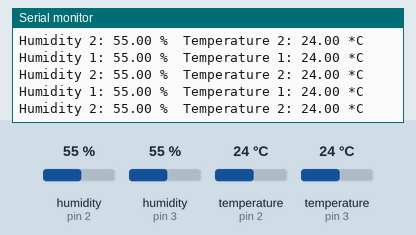
Recording of a sketch running on a simulated Arduino Uno, built with avr-gcc and run on an emulated ATmega328P. Parts: the last lines printed to the serial monitor. The inputs (shaded band) are chosen by the test bench; at power-on: humidity (sensors on pin 2, pin 3) 55 %, temperature (sensors on pin 2, pin 3) 24 °C.

Above: at 2.9 s.
3.0 s: humidity (sensor on pin 2) set to 22 %
At 3.23 s:
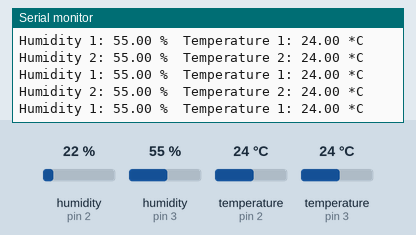
9.1 s: humidity (sensor on pin 3) set to 22 %
At 9.13 s:
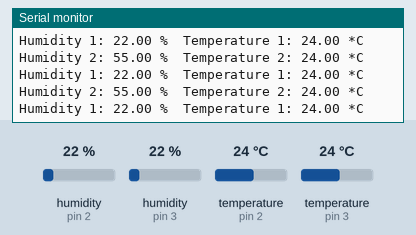
15.2 s: temperature (sensor on pin 2) set to 12 °C
At 15.3 s:
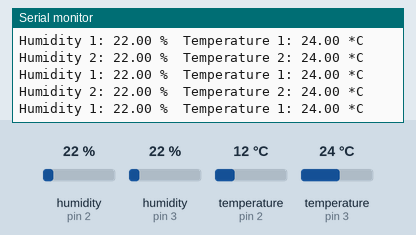
21.3 s: temperature (sensor on pin 3) set to 12 °C
At 21.34 s:
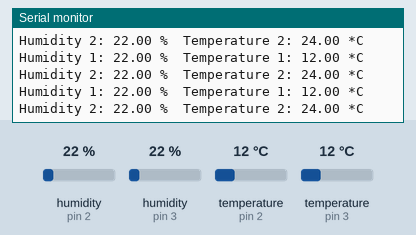
27.4 s: humidity (sensor on pin 2) set to 40 %
At 27.52 s:
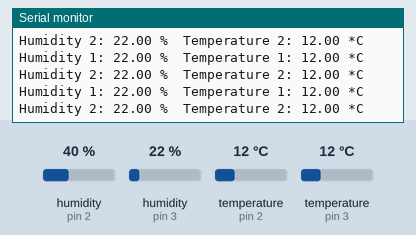
30.2 s: humidity (sensor on pin 3) set to 40 %
At 30.33 s:
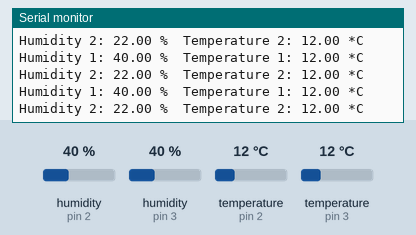
Timing chart, 0 to 33.2 s (numbered marks = the images above; inputs shaded):
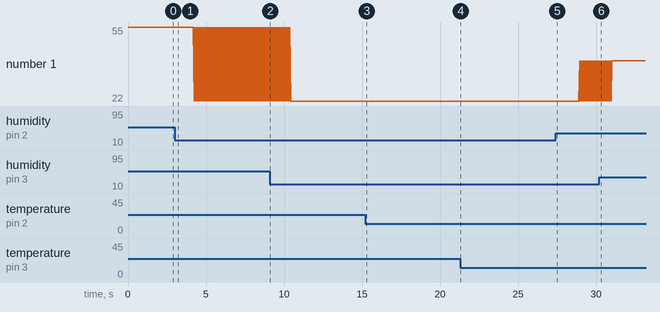

Measured:
- plotted number 1: 22 → 40 after the input at 27.4 s

The sketch:

Temperatura_umidita_DHT__.ino
```cpp
// Example testing sketch for various DHT humidity/temperature sensors
// Written by ladyada, public domain
// DHT_dual_test
// Demonstrates multiple sensors
// Modified sketch by DIY-SciB.org

///////////  *************** librerie  *****************

#include "DHT.h"
#define DHT1PIN 2  // inserire il numero del pin a cui collegato sensore => in questo caso sostituisci il 2
#define DHT2PIN 3  //  come sopra ma sostituire il 3

// Uncomment whatever type you're using!
#define DHT1TYPE DHT11 // DHT 11
#define DHT2TYPE DHT22 // DHT 22 (AM2302)  /// toglila te usi il dht11
//#define DHTTYPE DHT21 // DHT 21 (AM2301) /// toglila te usi il dht11


// *******************   suggerimenti su come collegare il sensore  ****************
// Connect pin 1 (on the left) of the sensor to +5V
// Connect pin 2 of the sensor to whatever your DHTPIN is
// Connect pin 4 (on the right) of the sensor to GROUND
// Connect a 10K resistor from pin 2 (data) to pin 1 (power) of the sensor

DHT dht1(DHT1PIN, DHT1TYPE);
DHT dht2(DHT2PIN, DHT2TYPE);

/// **************  Inizio il VOID SETUP

void setup() {
Serial.begin(9600);
Serial.println("DHTxx test!");
dht1.begin();
dht2.begin();
}

/// **************  Inizio il void loop

void loop() {
// Reading temperature or humidity takes about 250 milliseconds!
// Sensor readings may also be up to 2 seconds 'old' (its a very slow sensor)
float h1 = dht1.readHumidity();
float t1 = dht1.readTemperature();
float h2 = dht2.readHumidity();
float t2 = dht2.readTemperature();
// check if returns are valid, if they are NaN (not a number) then something went wrong!
if (isnan(t1) || isnan(h1)) {
Serial.println("Failed to read from DHT #1");
} else {
Serial.print("Humidity 1: ");
Serial.print(h1);
Serial.print(" %\t");
Serial.print("Temperature 1: ");
Serial.print(t1);
Serial.println(" *C");
}
if (isnan(t2) || isnan(h2)) {
Serial.println("Failed to read from DHT #2");
} else {
Serial.print("Humidity 2: ");
Serial.print(h2);
Serial.print(" %\t");
Serial.print("Temperature 2: ");
Serial.print(t2);
Serial.println(" *C");
}
 /// finito di cambiare le varie cose puoi caricarlo e provarlo.......  :smiley-cool:
}
```
